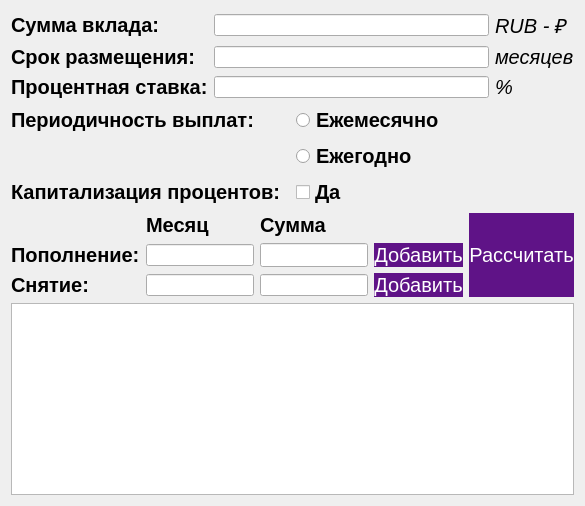
      <widget class="QWidget" name="tab_3">
       <attribute name="title">
        <string>Депозитный</string>
       </attribute>
       <layout class="QVBoxLayout" name="verticalLayout_5">
        <item>
         <layout class="QGridLayout" name="gridLayout_22">
          <item row="1" column="0">
           <layout class="QGridLayout" name="gridLayout_6">
            <item row="1" column="1">
             <widget class="QRadioButton" name="radioButton_yearly">
              <property name="font">
               <font>
                <pointsize>15</pointsize>
                <bold>true</bold>
               </font>
              </property>
              <property name="text">
               <string>Ежегодно</string>
              </property>
             </widget>
            </item>
            <item row="0" column="0">
             <widget class="QLabel" name="label_16">
              <property name="font">
               <font>
                <pointsize>15</pointsize>
                <bold>true</bold>
               </font>
              </property>
              <property name="styleSheet">
               <string notr="true">QLabel {
qproperty-alignment: 'AlignCenter | AlignLeft';
}
background-color: white;</string>
              </property>
              <property name="text">
               <string>Периодичность выплат:</string>
              </property>
             </widget>
            </item>
            <item row="0" column="1">
             <widget class="QRadioButton" name="radioButton_monthly">
              <property name="font">
               <font>
                <pointsize>15</pointsize>
                <bold>true</bold>
               </font>
              </property>
              <property name="text">
               <string>Ежемесячно</string>
              </property>
             </widget>
            </item>
           </layout>
          </item>
          <item row="3" column="0">
           <layout class="QGridLayout" name="gridLayout_2">
            <item row="1" column="3">
             <widget class="QPushButton" name="pushButton_Add">
              <property name="sizePolicy">
               <sizepolicy hsizetype="Preferred" vsizetype="Preferred">
                <horstretch>0</horstretch>
                <verstretch>0</verstretch>
               </sizepolicy>
              </property>
              <property name="font">
               <font>
                <pointsize>15</pointsize>
               </font>
              </property>
              <property name="styleSheet">
               <string notr="true">QPushButton {
background-color: rgb(95, 19, 135);
color: white;
border: none;
}
QPushButton:pressed {
background-color: qlineargradient(x1: 0, 1: 0, x2: 0, 2: 1,
stop: 0 #FF7832, stop: 1 #FF9739);
}</string>
              </property>
              <property name="text">
               <string>Добавить</string>
              </property>
             </widget>
            </item>
            <item row="2" column="2">
             <widget class="QLineEdit" name="lineEdit_WithSum"/>
            </item>
            <item row="0" column="1">
             <widget class="QLabel" name="label_8">
              <property name="font">
               <font>
                <pointsize>15</pointsize>
                <bold>true</bold>
               </font>
              </property>
              <property name="styleSheet">
               <string notr="true">QLabel {
qproperty-alignment: 'AlignCenter | AlignLeft';
}
background-color: white;</string>
              </property>
              <property name="text">
               <string>Месяц</string>
              </property>
             </widget>
            </item>
            <item row="1" column="0">
             <widget class="QLabel" name="label">
              <property name="font">
               <font>
                <pointsize>15</pointsize>
                <bold>true</bold>
               </font>
              </property>
              <property name="styleSheet">
               <string notr="true">QLabel {
qproperty-alignment: 'AlignCenter | AlignLeft';
}
background-color: white;</string>
              </property>
              <property name="text">
               <string>Пополнение:</string>
              </property>
             </widget>
            </item>
            <item row="1" column="2">
             <widget class="QLineEdit" name="lineEdit_AddSum">
              <property name="sizePolicy">
               <sizepolicy hsizetype="Preferred" vsizetype="Preferred">
                <horstretch>0</horstretch>
                <verstretch>0</verstretch>
               </sizepolicy>
              </property>
             </widget>
            </item>
            <item row="2" column="0">
             <widget class="QLabel" name="label_4">
              <property name="font">
               <font>
                <pointsize>15</pointsize>
                <bold>true</bold>
               </font>
              </property>
              <property name="styleSheet">
               <string notr="true">QLabel {
qproperty-alignment: 'AlignCenter | AlignLeft';
}
background-color: white;</string>
              </property>
              <property name="text">
               <string>Снятие:</string>
              </property>
             </widget>
            </item>
            <item row="2" column="3">
             <widget class="QPushButton" name="pushButton_With">
              <property name="sizePolicy">
               <sizepolicy hsizetype="Preferred" vsizetype="Preferred">
                <horstretch>0</horstretch>
                <verstretch>0</verstretch>
               </sizepolicy>
              </property>
              <property name="font">
               <font>
                <pointsize>15</pointsize>
               </font>
              </property>
              <property name="styleSheet">
               <string notr="true">QPushButton {
background-color: rgb(95, 19, 135);
color: white;
border: none;
}
QPushButton:pressed {
background-color: qlineargradient(x1: 0, 1: 0, x2: 0, 2: 1,
stop: 0 #FF7832, stop: 1 #FF9739);
}</string>
              </property>
              <property name="text">
               <string>Добавить</string>
              </property>
             </widget>
            </item>
            <item row="0" column="2">
             <widget class="QLabel" name="label_9">
              <property name="font">
               <font>
                <pointsize>15</pointsize>
                <bold>true</bold>
               </font>
              </property>
              <property name="styleSheet">
               <string notr="true">QLabel {
qproperty-alignment: 'AlignCenter | AlignLeft';
}
background-color: white;</string>
              </property>
              <property name="text">
               <string>Сумма</string>
              </property>
             </widget>
            </item>
            <item row="2" column="1">
             <widget class="QLineEdit" name="lineEdit_WithMonth"/>
            </item>
            <item row="1" column="1">
             <widget class="QLineEdit" name="lineEdit_AddMonth"/>
            </item>
            <item row="0" column="4" rowspan="3">
             <widget class="QPushButton" name="pushButton_depCalc">
              <property name="sizePolicy">
               <sizepolicy hsizetype="Preferred" vsizetype="Preferred">
                <horstretch>0</horstretch>
                <verstretch>0</verstretch>
               </sizepolicy>
              </property>
              <property name="font">
               <font>
                <pointsize>15</pointsize>
               </font>
              </property>
              <property name="styleSheet">
               <string notr="true">QPushButton {
background-color: rgb(95, 19, 135);
color: white;
border: none;
}
QPushButton:pressed {
background-color: qlineargradient(x1: 0, 1: 0, x2: 0, 2: 1,
stop: 0 #FF7832, stop: 1 #FF9739);
}</string>
              </property>
              <property name="text">
               <string>Рассчитать</string>
              </property>
             </widget>
            </item>
           </layout>
          </item>
          <item row="2" column="0">
           <layout class="QGridLayout" name="gridLayout_7">
            <item row="0" column="0">
             <widget class="QLabel" name="label_17">
              <property name="font">
               <font>
                <pointsize>15</pointsize>
                <bold>true</bold>
               </font>
              </property>
              <property name="styleSheet">
               <string notr="true">QLabel {
qproperty-alignment: 'AlignCenter | AlignLeft';
}
background-color: white;</string>
              </property>
              <property name="text">
               <string>Капитализация процентов:</string>
              </property>
             </widget>
            </item>
            <item row="0" column="1">
             <widget class="QCheckBox" name="checkBox_cap">
              <property name="font">
               <font>
                <pointsize>15</pointsize>
                <bold>true</bold>
               </font>
              </property>
              <property name="styleSheet">
               <string notr="true">QLabel {
qproperty-alignment: 'AlignCenter | AlignLeft';
}
background-color: white;</string>
              </property>
              <property name="text">
               <string>Да</string>
              </property>
             </widget>
            </item>
           </layout>
          </item>
          <item row="0" column="0">
           <layout class="QGridLayout" name="gridLayout_5">
            <item row="1" column="2">
             <widget class="QLabel" name="label_22">
              <property name="font">
               <font>
                <pointsize>15</pointsize>
                <italic>true</italic>
                <bold>false</bold>
               </font>
              </property>
              <property name="styleSheet">
               <string notr="true">QLabel {
qproperty-alignment: 'AlignCenter | AlignLeft';
}
background-color: white;</string>
              </property>
              <property name="text">
               <string>месяцев</string>
              </property>
             </widget>
            </item>
            <item row="2" column="1">
             <widget class="QLineEdit" name="lineEdit_depPercent">
              <property name="styleSheet">
               <string notr="true">QLabel {
qproperty-alignment: 'AlignCenter | AlignRight';
border: 1px solid black;
}
background-color: white;</string>
              </property>
             </widget>
            </item>
            <item row="2" column="0">
             <widget class="QLabel" name="label_12">
              <property name="font">
               <font>
                <pointsize>15</pointsize>
                <bold>true</bold>
               </font>
              </property>
              <property name="styleSheet">
               <string notr="true">QLabel {
qproperty-alignment: 'AlignCenter | AlignLeft';
}
background-color: white;</string>
              </property>
              <property name="text">
               <string>Процентная ставка:</string>
              </property>
             </widget>
            </item>
            <item row="2" column="2">
             <widget class="QLabel" name="label_13">
              <property name="font">
               <font>
                <pointsize>15</pointsize>
                <italic>true</italic>
                <bold>false</bold>
               </font>
              </property>
              <property name="styleSheet">
               <string notr="true">QLabel {
qproperty-alignment: 'AlignCenter | AlignLeft';
}
background-color: white;</string>
              </property>
              <property name="text">
               <string>%</string>
              </property>
             </widget>
            </item>
            <item row="1" column="0">
             <widget class="QLabel" name="label_11">
              <property name="font">
               <font>
                <pointsize>15</pointsize>
                <bold>true</bold>
               </font>
              </property>
              <property name="styleSheet">
               <string notr="true">QLabel {
qproperty-alignment: 'AlignCenter | AlignLeft';
}
background-color: white;</string>
              </property>
              <property name="text">
               <string>Срок размещения:</string>
              </property>
             </widget>
            </item>
            <item row="0" column="2">
             <widget class="QLabel" name="label_21">
              <property name="font">
               <font>
                <pointsize>15</pointsize>
                <italic>true</italic>
                <bold>false</bold>
               </font>
              </property>
              <property name="styleSheet">
               <string notr="true">QLabel {
qproperty-alignment: 'AlignCenter | AlignLeft';
}
background-color: white;</string>
              </property>
              <property name="text">
               <string>RUB - ₽</string>
              </property>
             </widget>
            </item>
            <item row="0" column="0">
             <widget class="QLabel" name="label_20">
              <property name="font">
               <font>
                <pointsize>15</pointsize>
                <bold>true</bold>
               </font>
              </property>
              <property name="styleSheet">
               <string notr="true">QLabel {
qproperty-alignment: 'AlignCenter | AlignLeft';
}
background-color: white;</string>
              </property>
              <property name="text">
               <string>Сумма вклада:</string>
              </property>
             </widget>
            </item>
            <item row="0" column="1">
             <widget class="QLineEdit" name="lineEdit_depSum">
              <property name="styleSheet">
               <string notr="true">QLabel {
qproperty-alignment: 'AlignCenter | AlignRight';
border: 1px solid black;
}
background-color: white;</string>
              </property>
             </widget>
            </item>
            <item row="1" column="1">
             <widget class="QLineEdit" name="lineEdit_depPeriod">
              <property name="styleSheet">
               <string notr="true">QLabel {
qproperty-alignment: 'AlignCenter | AlignRight';
border: 1px solid black;
}
background-color: white;</string>
              </property>
             </widget>
            </item>
           </layout>
          </item>
          <item row="4" column="0">
           <widget class="QPlainTextEdit" name="plainTextEdit_dep"/>
          </item>
         </layout>
        </item>
       </layout>
      </widget>
